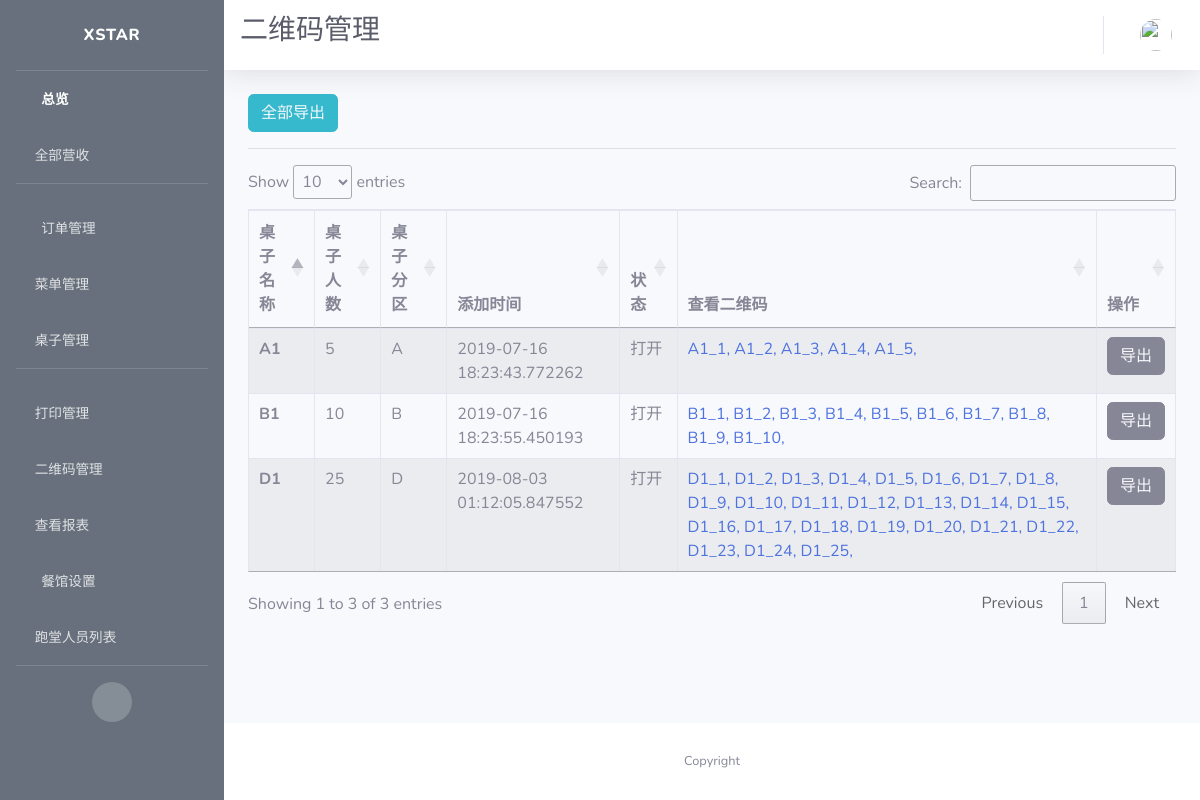
/qrcode/manage, run on an earlier commit of the app's database.
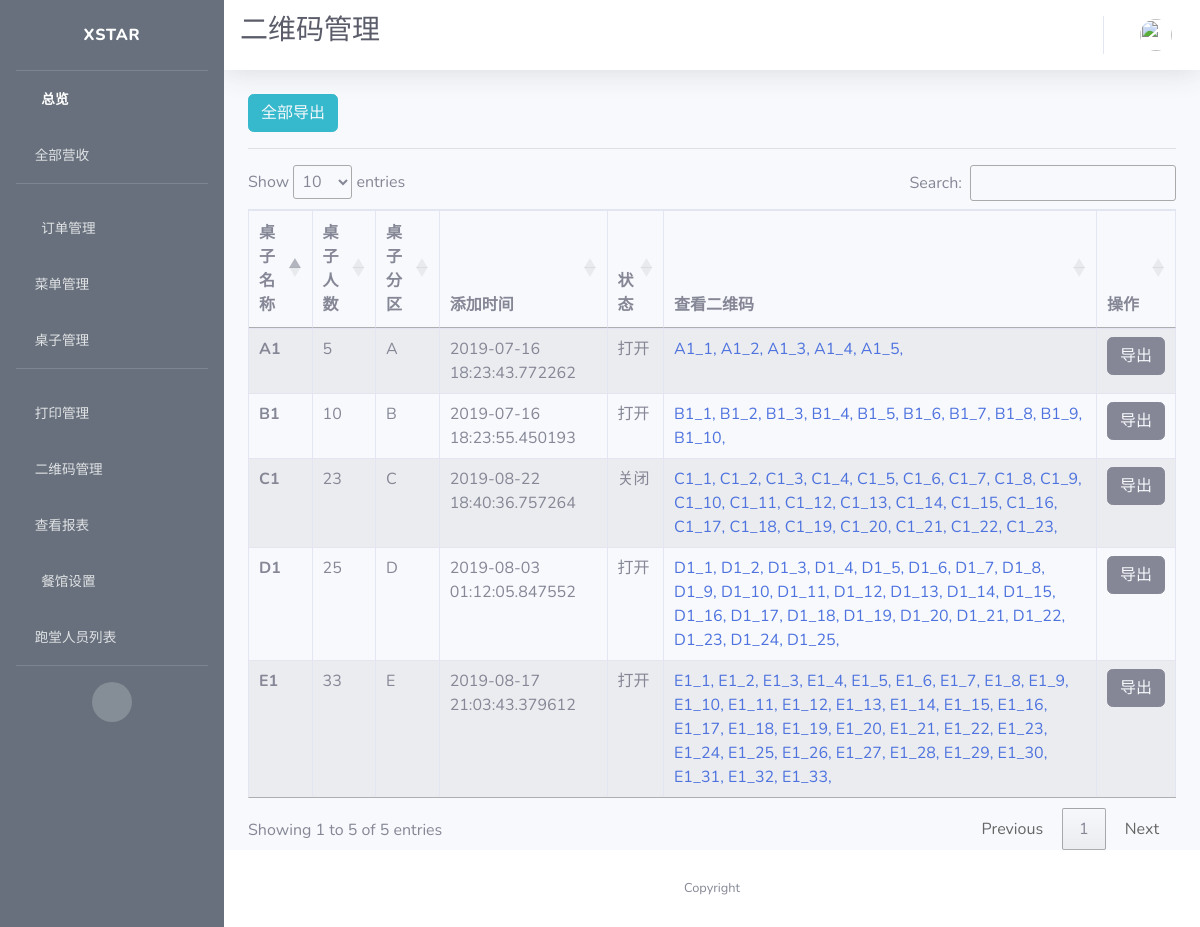
And on a later commit of the database.
### app/models.py (models this page shows, shortened)
class Table(db.Model):
    id = db.Column(db.Integer, primary_key=True, unique=True, index=True)
    name = db.Column(db.String(100), unique=True)
    number = db.Column(db.Integer, nullable=False, unique=False)
    section = db.Column(db.String(10), unique=False)
    seats = db.Column(db.String(100))
    is_on = db.Column(db.Boolean, nullable=False, default=False)
    timeCreated = db.Column(db.DateTime, default=datetime.utcnow)
    container = db.Column(db.String(300))

### app/routes.py (the view)
@app.route('/qrcode/manage')
def qrcode_manage():
    tables = Table.query.all()
    table2qr = {table.name: json.loads(table.container).get('qrcodes') for table in tables}
    print(table2qr)
    return render_template('qrcode.html',
                           tables=tables,
                           table2qr=table2qr)

### app/templates/qrcode.html (shortened to what this page needs)
{% extends 'base.html' %}
{% block css %}
<link rel="stylesheet" type="text/css" href="https://cdn.datatables.net/1.10.19/css/jquery.dataTables.css">
<link rel="stylesheet" type="text/css" href="https://cdnjs.cloudflare.com/ajax/libs/twitter-bootstrap/4.1.3/css/bootstrap.css">
<link rel="stylesheet" type="text/css" href="https://cdn.datatables.net/1.10.19/css/dataTables.bootstrap4.min.css">
{% endblock %}
{% block title %}
<h1 class="h3 mb-2 text-gray-800">二维码管理</h1>
<br>
{% endblock %}
{% block content %}
<button type="button" class="btn btn-info">
  <a href={{url_for('export_qrcode', table_name="All")}} style="color: rgb(247, 249, 252)">
     全部导出
  </a>
</button>
<hr>
<div class="row">
    <div class="col-sm-12">
        <table id="example" class="table table-striped table-bordered">
      <thead>
        <tr>
          <th scope="col">桌子名称</th>
          <th scope="col">桌子人数</th>
          <th scope="col">桌子分区</th>
          <th scope="col">添加时间</th>
          <th scope="col">状态</th>
          <th scope="col">查看二维码</th>
          <th scope="col">操作</th>
        </tr>
      </thead>
      <tbody>
        {% for table in tables %}
        <tr>
          <th scope="row">{{ table.name }}</th>
          <td>{{ table.number }}</td>
          <td>{{ table.section }}</td>
          <td>{{ table.timeCreated }}</td>
          {% if table.is_on %}
          <td>打开</td>
          {% else %}
          <td>关闭</td>
          {% endif %}
          <td>
              {% for qrcode in table2qr.get(table.name) %}
              <a href={{ url_for('view_qrcode', qrcode_name=qrcode.split('.')[0]) }}>
                  <span>
                    {{qrcode.split('.')[0]}},
                  </span>
              </a>
              {% endfor %}
          </td>
          <td>
            <span>
              <button type="button" class="btn btn-secondary">
                <a href={{url_for('export_qrcode', table_name=table.name)}} style="color: rgb(247, 249, 252)">
                  导出
                </a>
              </button>
            </span>
          </td>
        </tr>
        {% endfor %}
      </tbody>
    </table>
    </div>
</div>
{% endblock %}

What changed in the data, as far as the page shows it:
added Table: name "E1", number "33", section "E", timeCreated "2019-08-17 21:03:43.379612", is_on "打开", qrcode "E1_1" "E1_2" "E1_3" "E1_4" "E1_5" "E1_6" "E1_7" "E1_8" "E1_9" "E1_10" "E1_11" "E1_12" "E1_13" "E1_14" "E1_15" "E1_16" "E1_17" "E1_18" "E1_19" "E1_20" "E1_21" "E1_22" "E1_23" "E1_24" "E1_25" "E1_26" "E1_27" "E1_28" "E1_29" "E1_30" "E1_31" "E1_32" "E1_33"
added Table: name "C1", number "23", section "C", timeCreated "2019-08-22 18:40:36.757264", is_on "关闭", qrcode "C1_1" "C1_2" "C1_3" "C1_4" "C1_5" "C1_6" "C1_7" "C1_8" "C1_9" "C1_10" "C1_11" "C1_12" "C1_13" "C1_14" "C1_15" "C1_16" "C1_17" "C1_18" "C1_19" "C1_20" "C1_21" "C1_22" "C1_23"
Also different on the page:
text written by a page script: "Show entries Search: Showing 1 to 3 of 3 entries Previous 1 Next" → "Show entries Search: Showing 1 to 5 of 5 entries Previous 1 Next"
